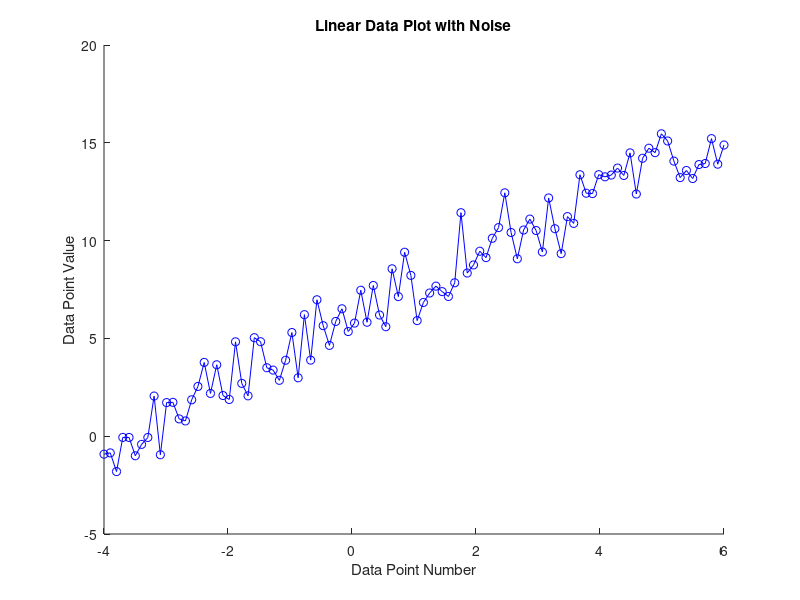

Write MATLAB code to recreate this figure.
close all
clear all
clc

xStart = -4;
xEnd = 6;
samples = 100

m = 1.6;
c = 6;

mean = 0;

r = randn(1,samples);
x = linspace(xStart,xEnd, samples);
y = m*x + c;
y = y + r(1,:);

figure
hold on
p = plot(x,y,'b-o');
p=title('Linear Data Plot with Noise');
p=xlabel('Data Point Number');
p=ylabel('Data Point Value');
